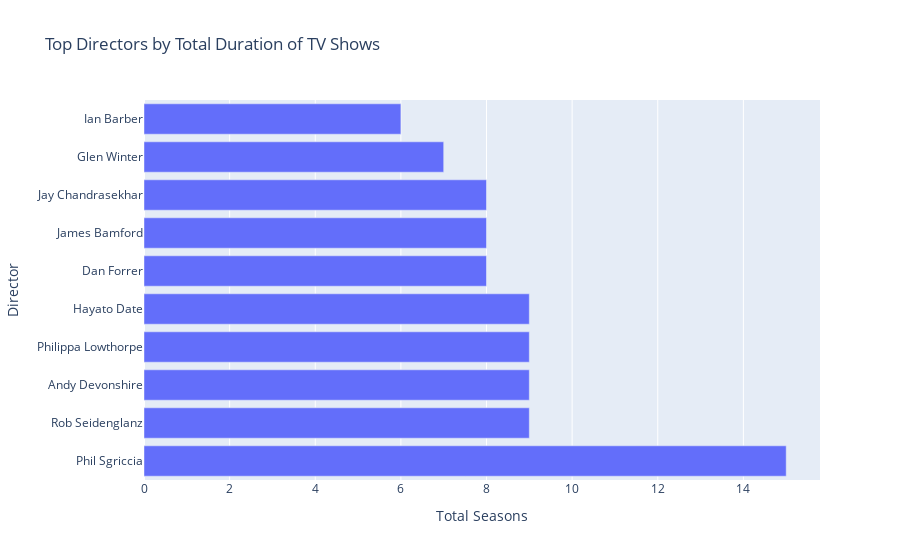

Here is the notebook cell this chart was saved with:
### Code cell
import plotly.express as px
import pandas as pd

# Assuming you have the 'director_duration' DataFrame from the previous analysis
# Filter out 'Unknown' director
director_duration_filtered = director_duration[director_duration['director'] != 'Unknown']

# Sort the data to get the top directors
director_duration_sorted = director_duration_filtered.sort_values(by='duration_numeric', ascending=False).head(10)

# Creating a bar chart to visualize the top directors with the most total duration for TV shows
fig = px.bar(director_duration_sorted, 
             x='duration_numeric', 
             y='director', 
             title='Top Directors by Total Duration of TV Shows',
             labels={'duration_numeric': 'Total Seasons', 'director': 'Director'},
             orientation='h')

fig.show()

### Figure 1 — Plotly figure (JSON) as saved in the notebook; plotly's stock layout.template omitted (floating-point values rounded to 4 significant figures)
{"data": [{"alignmentgroup": "True", "hovertemplate": "Total Seasons=%{x}<br>Director=%{y}<extra></extra>", "legendgroup": "", "marker": {"color": "#636efa", "pattern": {"shape": ""}}, "name": "", "offsetgroup": "", "orientation": "h", "showlegend": false, "textposition": "auto", "type": "bar", "x": [15, 9, 9, 9, 9, 8, 8, 8, 7, 6], "xaxis": "x", "y": ["Phil Sgriccia", "Rob Seidenglanz", "Andy Devonshire", "Philippa Lowthorpe", "Hayato Date", "Dan Forrer", "James Bamford", "Jay Chandrasekhar", "Glen Winter", "Ian Barber"], "yaxis": "y"}], "layout": {"barmode": "relative", "legend": {"tracegroupgap": 0}, "title": {"text": "Top Directors by Total Duration of TV Shows"}, "xaxis": {"anchor": "y", "domain": [0, 1], "title": {"text": "Total Seasons"}}, "yaxis": {"anchor": "x", "domain": [0, 1], "title": {"text": "Director"}}}}
